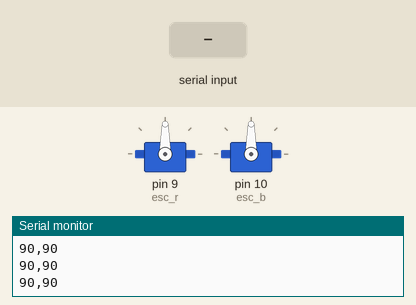
This sketch was run on a simulated Arduino Uno, built with avr-gcc and run on an emulated ATmega328P. Shown: 2 × servo, the last lines printed to the serial monitor. Inputs (shaded band) come from the test bench.

Above: at 1.2 s.
1.3 s: "30,150\n" received over Serial
3.7 s: "90\n" received over Serial
At 4.3 s:
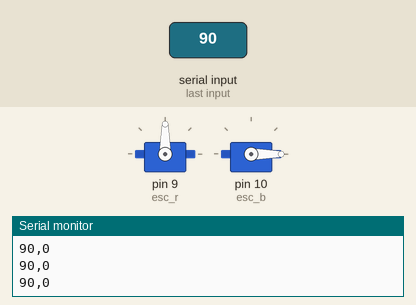
5.2 s: "200\n" received over Serial
At 6.4 s:
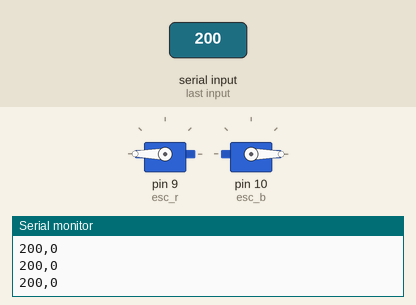
6.7 s: "1,90\n" received over Serial
At 9.5 s:
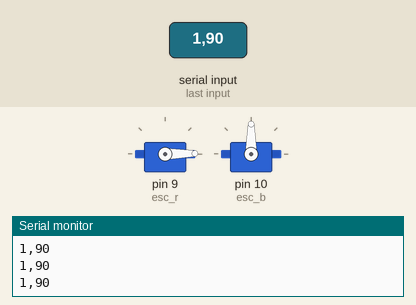
9.7 s: "90,45\n" received over Serial
At 11.8 s:
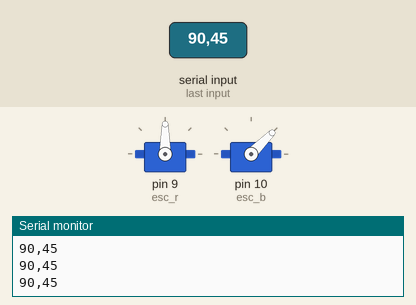
12.4 s: "5\n" received over Serial
At 13.5 s:
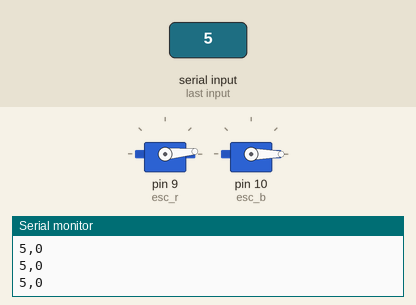
Timing chart, 0 to 14.9 s (numbered marks = the images above; inputs shaded):
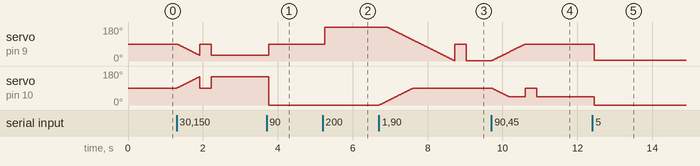

Measured:
- after the input at 3.7 s, servo on pin 9 (esc_r): 30° → 90° after 0.05 s; servo on pin 10 (esc_b): 150° → 0° after 0.05 s
- after the input at 5.2 s, servo on pin 9 (esc_r): 90° → 180° after 0.05 s
- after the input at 6.7 s, servo on pin 10 (esc_b): moves from 0° to 90° over 0.91 s, starting at once
- after the input at 9.7 s, servo on pin 9 (esc_r): moves from 1° to 90° over 0.90 s, starting at once
- after the input at 12.4 s, servo on pin 9 (esc_r): 90° → 5° after 0.06 s; servo on pin 10 (esc_b): 45° → 0° after 0.06 s

The sketch:

22.ino
```cpp
#include <Servo.h>

Servo esc_r; //서보 라이브러리를 통해 쉽게 조작할 수 있다.
Servo esc_b;

const int st = 90;
int red = st; //모터로 들어가는 초기black , 최솟
int black = st;
int pr_red = st;
int pr_black = st;
const int hs = 10;


void setup()
{
  Serial.begin(9600);
  esc_r.attach(9, 1000, 2000);
  esc_b.attach(10, 1000, 2000);


  Serial.setTimeout(50);
  esc_r.write(0);
  esc_b.write(0);
}

void loop() {

   esc_r.write(red);
   esc_b.write(black);
   Serial.print(red);
   Serial.print(",");
   Serial.print(black);
   Serial.println('\t');

  while (Serial.available())
  {
    red = Serial.parseInt();
    Serial.read();
    black = Serial.parseInt();
  if(Serial.read() == '\n'){
    del(pr_red,pr_black,red,black,hs);

  if(0 <= red && red <90 ){ //역회전
   esc_r.write(90);
   esc_b.write(90);
   delay(300);
   esc_r.write(red);
   esc_b.write(black);
   Serial.print(red);
   Serial.print(",");
   Serial.print(black);
   Serial.println('\t');
   }
   if(0 <= black && black <90 ){ //역회전
   esc_r.write(90);
   esc_b.write(90);
   delay(300);
   esc_r.write(red);
   esc_b.write(black);
   Serial.print(red);
   Serial.print(",");
   Serial.print(black);
   Serial.println('\t');
   }

  else if(90 < red && red <= 180){  //정회전
   esc_r.write(red);
   esc_b.write(black);
   Serial.print(red);
   Serial.print(",");
   Serial.print(black);
   Serial.println('\t');
  }
  else if(90 <  black &&  black <= 180){  //정회전
   esc_r.write(red);
   esc_b.write(black);
   Serial.print(red);
   Serial.print(",");
   Serial.print(black);
   Serial.println('\t');
  }

  else if(red == 90){                     // 90(정지)
    esc_r.write(90);
    esc_b.write(90);
    Serial.print("정지");
    Serial.println('\t');
  }
   else if(black == 90){                     // 90(정지)
    esc_r.write(90);
    esc_b.write(90);
    Serial.print("정지");
    Serial.println('\t');
  }
  }
  pr_red = red;
  pr_black = black;
}
}

void del(int pr_red,int pr_black,int red,int black,int hs){
  int red_out = pr_red;
  int black_out = pr_black;
  while(red_out != red || black_out != black){
    if(red_out > red){
      red_out--;
    }else if(red_out < red){
      red_out++;
    }
    if(black_out>black){
      black_out--;
    }else if(black_out<black){
      black_out++;
    }
    esc_b.write(black_out);
    esc_r.write(red_out);
    delay(hs);
  }
}
```
